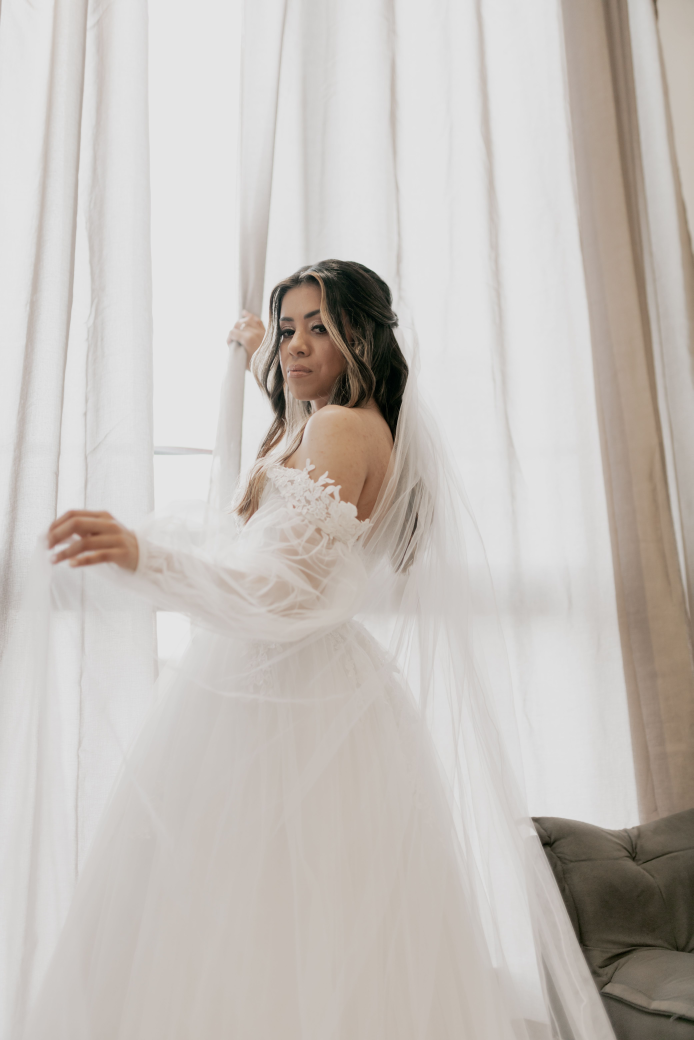
#> input picture marketing/animated-trailer/assets/licensed/weddings/wedding-bride-01.jpg, 4160 x 6240 px, found by its file name (shown at 1/6 size)
$ python prepare-campaign-looks.py
#> lines starting #> are read from the running program, lines starting #| are printed output that depends on the picture
#> further down, rgb is the input picture: shape (6240, 4160, 3); mean R, G, B 198.2, 192.8, 188
"""Prepare illustrative JPEG color responses and a genuine native local retouch.

Stock JPEGs illustrate the editing story; they are not camera RAW files or native
color-engine exports. Retouch pixels come from production run_ai_inpaint, built
headlessly without ONNX to exercise Local CPU Fill. No generative image model.
"""
from pathlib import Path
import hashlib,json,subprocess,shlex
import numpy as np
from PIL import Image,ImageDraw
root=Path(__file__).resolve().parents[1]
repo=root.parents[1]
media=root/'public/media/campaign'
out=root/'out/campaign';out.mkdir(exist_ok=True)
def develop(rgb, exposure=.32, highlights=.18, warmth=.018):
#> called with exposure = 0.32, highlights = 0.18, warmth = 0.018
 x=rgb.astype(np.float32)/255
 linear=np.where(x<=.04045,x/12.92,((x+.055)/1.055)**2.4)
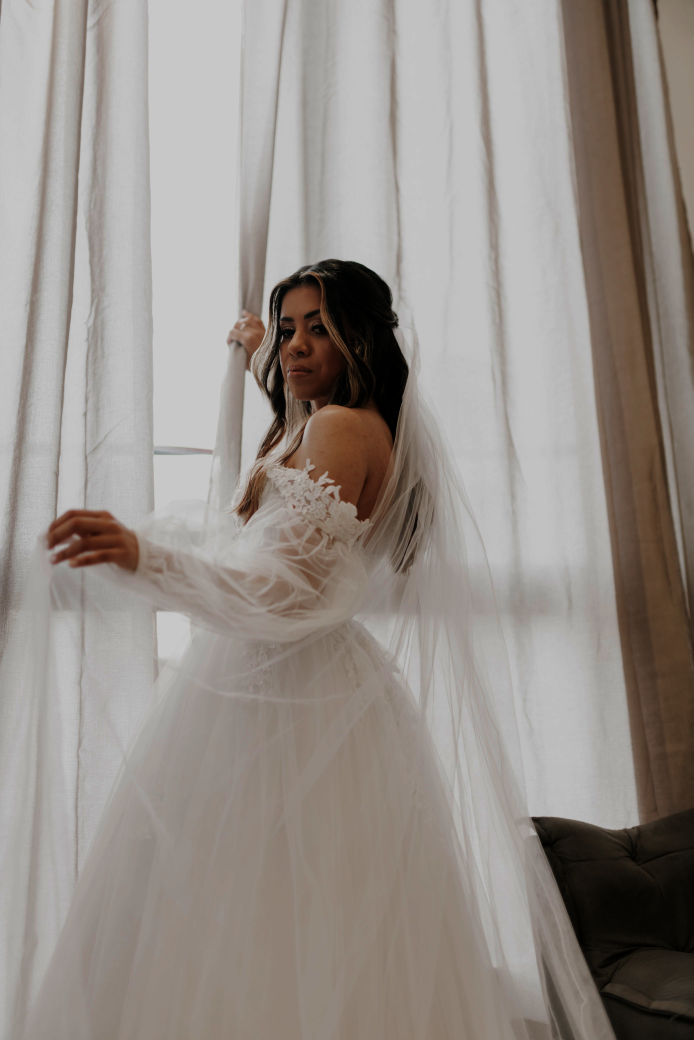
#> linear: shape (6240, 4160, 3) float32 (shown at 1/6 size); mean R, G, B 0.646, 0.646, 0.536
 linear*=2**exposure
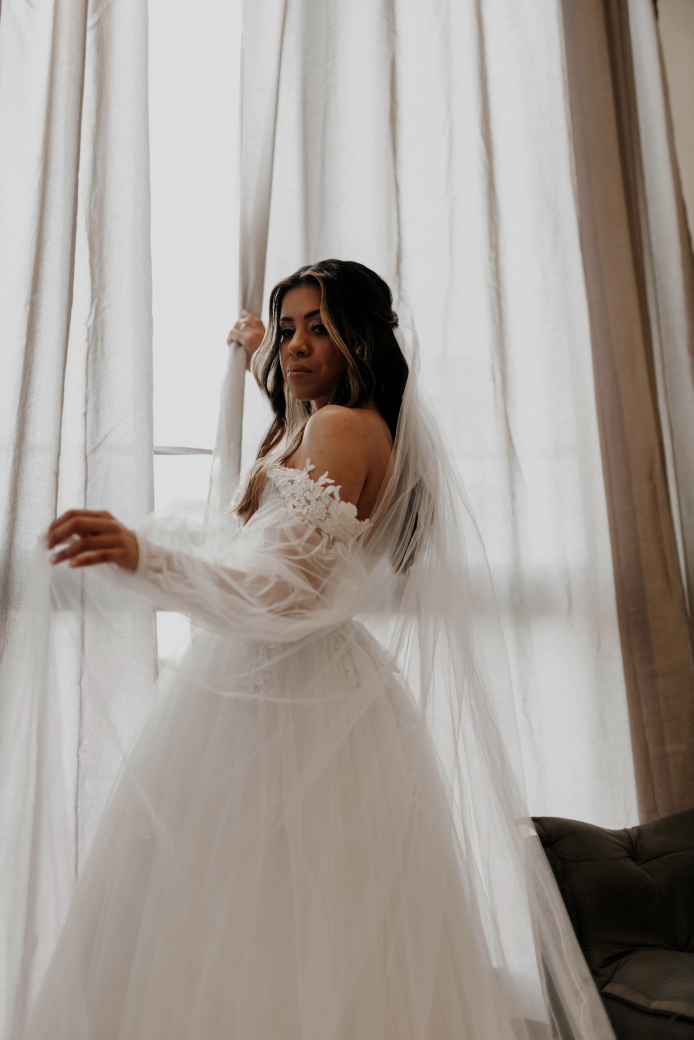
#> linear: shape (6240, 4160, 3) float32 (shown at 1/6 size); mean R, G, B 0.646, 0.646, 0.646; drawn with min black and max white
 linear*=np.array([1+warmth,1,1-warmth],np.float32)
 luma=linear@np.array([.2126,.7152,.0722],np.float32)
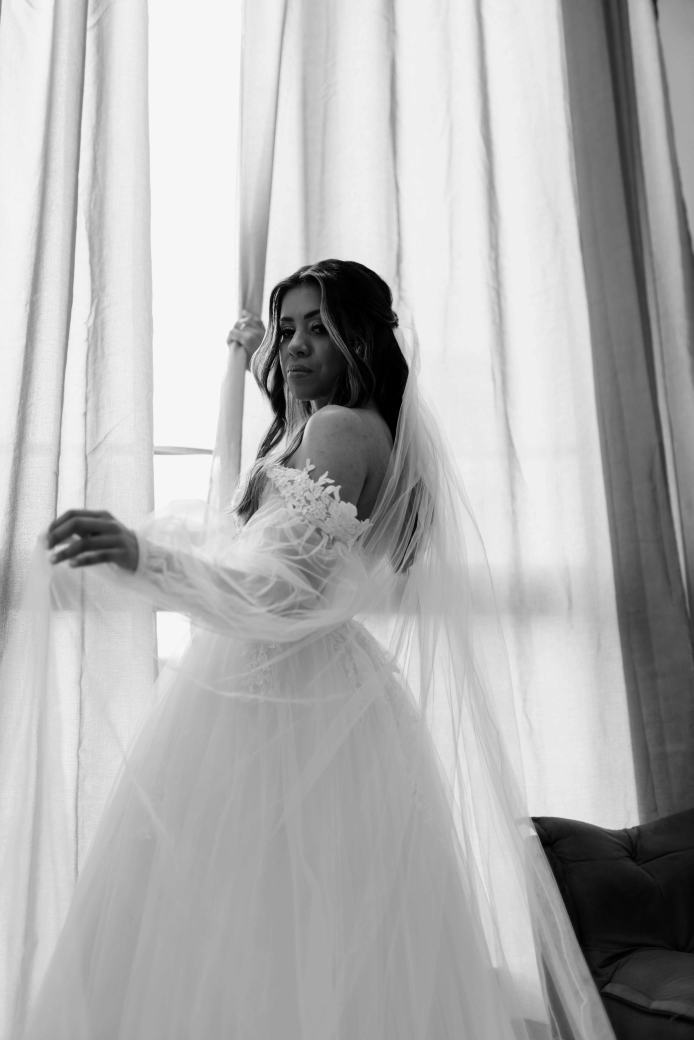
#> luma: shape (6240, 4160) float32 (shown at 1/6 size); min 0, max 1.01, mean 0.712; drawn with min black and max white
 linear*=((1+.08*(1-np.clip(luma,0,1))**3)/(1+highlights*np.maximum(luma-.25,0)))[...,None]
 x=np.where(linear<=.0031308,linear*12.92,1.055*np.maximum(linear,0)**(1/2.4)-.055)
 return np.clip(x*255,0,255).astype('uint8')
for name in ['wedding-bride-01','wedding-bride-02','wedding-bride-03','wedding-couple','wedding-dawn']:
 rgb=np.asarray(Image.open(media/f'{name}.jpg').convert('RGB'))
#> (the run stopped early here; a loop or call above may not have finished)
